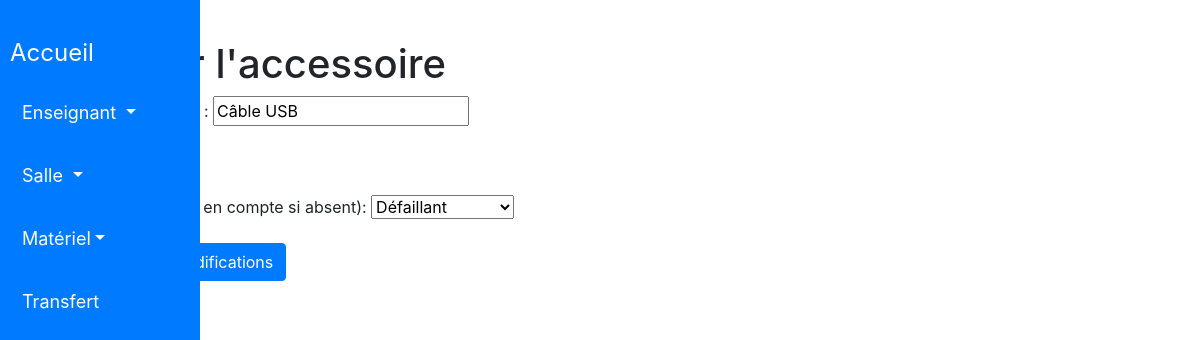
Before: /gestion_materiel/materiel/1/accessoire/33/modifier/ with the older database file.
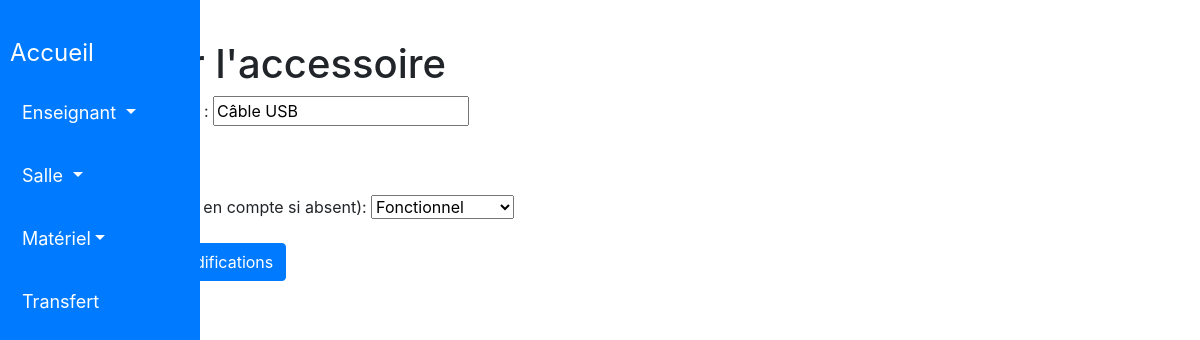
After: the same page with the newer database file.
### gestion_materiel/models.py (models this page shows)
class AccessoireMateriel(models.Model):
    material = models.ForeignKey(
        Materiel,
        on_delete=models.CASCADE,
        null=True
    )
    nom = models.CharField(
        max_length=100,
        blank = True
    )
    present = models.BooleanField(
        default=True
    )
    etat = models.CharField(
        max_length=100,
        blank=True,
        null=True
    )

### gestion_materiel/views.py (the view)
# urls.py: path('gestion_materiel/materiel/<int:materiel_id>/accessoire/<int:accessoire_id>/modifier/', views.modifier_accessoire, name='modifier_accessoire'),
def modifier_accessoire(request, materiel_id, accessoire_id):
    accessoire = get_object_or_404(AccessoireMateriel, id=accessoire_id)
    if request.method == 'POST':
        form = AccessoireViaMaterielForm(request.POST, instance=accessoire)
        if form.is_valid():
            form.save()
            return redirect('liste_accessoires', materiel_id=materiel_id)
    else:
        form = AccessoireViaMaterielForm(instance=accessoire)
    return render(request, 'gestion_materiel/materiel/accessoire/modifier_accessoire.html', {'form': form})

### gestion_materiel/forms.py (shortened to what this page needs)
class AccessoireViaMaterielForm(forms.ModelForm):
    class Meta:
        model = AccessoireMateriel
        fields = ('nom', 'present', 'etat')
        widgets = {
            'etat': forms.Select(choices=[('Fonctionnel', 'Fonctionnel'), ('Défaillant', 'Défaillant'), ('Non fonctionnel', 'Non fonctionnel')]),
        }

### templates/gestion_materiel/materiel/accessoire/modifier_accessoire.html (shortened to what this page needs)
<!DOCTYPE html>
<html>
<head>
</head>
<body>
    {% include 'gestion_materiel/includes/entete.html' %}
    <div class="container">
        <h1>Modifier l'accessoire</h1>
        <form method="post">
            <div class="form-group">
                <label for="{{ form.nom.id_for_label }}">Nom de l'accessoire :</label>
                {{ form.nom }}
            </div>
            <div class="form-group">
                <label for="{{ form.present.id_for_label }}">Présent:</label>
            </div>
            <div class="form-group">
                <label> État (ne pas prendre en compte si absent):</label>
                {{ form.etat }}
            </div>
            <button type="submit" class="btn btn-primary">Enregistrer les modifications</button>
        </form>
    </div>
</body>
</html>

Changed rows visible on the page:
changed AccessoireMateriel "Câble USB": etat "Défaillant" → "Fonctionnel"
